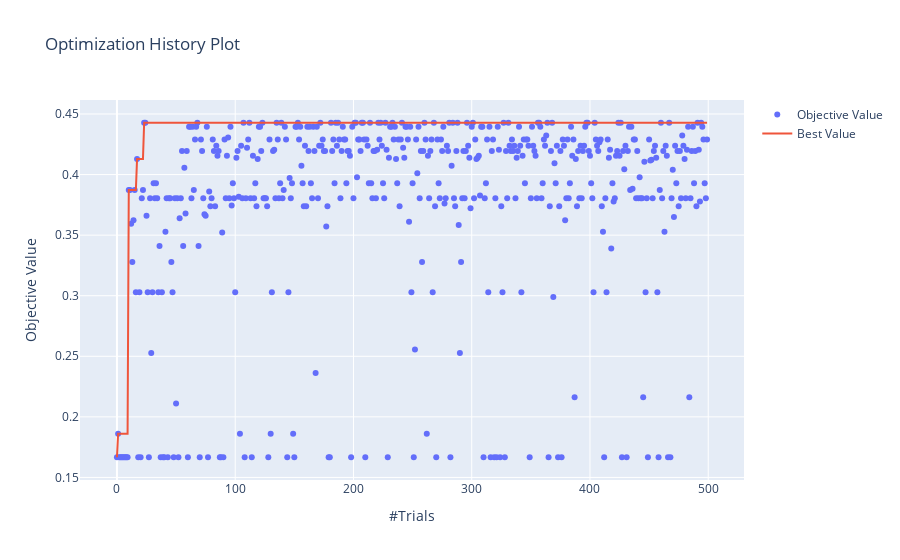

Source (notebook cell):
### Code cell
optuna.visualization.plot_optimization_history(study)

### Figure 1 — Plotly figure (JSON) as saved in the notebook; plotly's stock layout.template omitted (floating-point values rounded to 4 significant figures; data arrays with more than 128 entries replaced by an {"elided": "..."} marker saying what was removed)
{"data": [{"mode": "markers", "name": "Objective Value", "type": "scatter", "x": {"elided": "500 int values"}, "y": {"elided": "500 float values"}}, {"name": "Best Value", "type": "scatter", "x": {"elided": "500 int values"}, "y": {"elided": "500 float values"}}], "layout": {"autosize": true, "title": {"text": "Optimization History Plot"}, "xaxis": {"autorange": true, "range": [-29.98, 529.0], "title": {"text": "#Trials"}, "type": "linear"}, "yaxis": {"autorange": true, "range": [0.1439, 0.4656], "title": {"text": "Objective Value"}, "type": "linear"}}}
